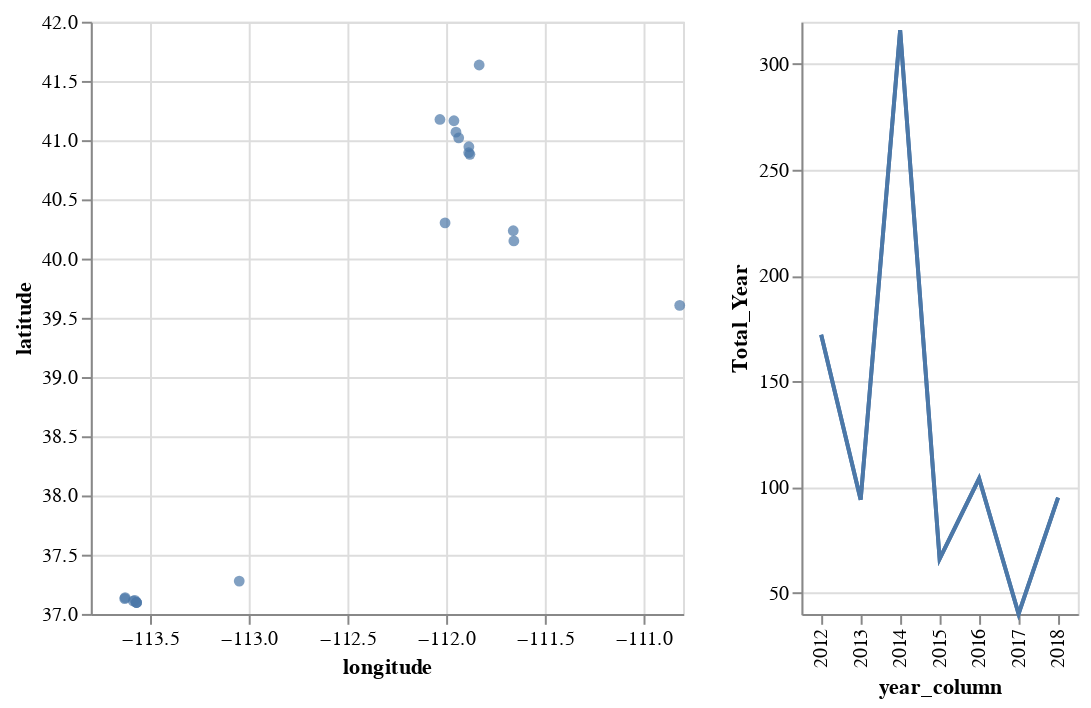

This figure's notebook cell:
### Code cell
map = alt.Chart(df_sample.iloc[::skip, :]).mark_circle().encode(
    x=alt.X('longitude:Q', scale=alt.Scale(zero=False)),
    y=alt.Y('latitude:Q', scale=alt.Scale(zero=False)),
    order='year_column'
).project('albersUsa')

map_point = map.mark_point(color='red').encode(
    opacity=alt.condition(nearest, alt.value(1), alt.value(0))
)

map + map_point | line + line.mark_line() + selectors + points + rules

### Figure 1 — Vega-Lite specification as saved in the notebook (floating-point values rounded to 4 significant figures)
{"config": {"view": {"continuousWidth": 300, "continuousHeight": 300}}, "hconcat": [{"layer": [{"mark": {"type": "circle"}, "encoding": {"order": {"field": "year_column", "type": "quantitative"}, "x": {"field": "longitude", "scale": {"zero": false}, "type": "quantitative"}, "y": {"field": "latitude", "scale": {"zero": false}, "type": "quantitative"}}, "projection": {"type": "albersUsa"}}, {"mark": {"type": "point", "color": "red"}, "encoding": {"opacity": {"condition": {"param": "param_56", "value": 1, "empty": false}, "value": 0}, "order": {"field": "year_column", "type": "quantitative"}, "x": {"field": "longitude", "scale": {"zero": false}, "type": "quantitative"}, "y": {"field": "latitude", "scale": {"zero": false}, "type": "quantitative"}}, "projection": {"type": "albersUsa"}}], "data": {"name": "data-4158b42a7eab5f9bcac9c4acba0979c9"}}, {"layer": [{"mark": {"type": "line", "tooltip": true}, "encoding": {"x": {"field": "year_column", "type": "ordinal"}, "y": {"field": "Total_Year", "scale": {"zero": false}, "type": "quantitative"}}}, {"mark": {"type": "line"}, "encoding": {"x": {"field": "year_column", "type": "ordinal"}, "y": {"field": "Total_Year", "scale": {"zero": false}, "type": "quantitative"}}}, {"data": {"name": "data-4158b42a7eab5f9bcac9c4acba0979c9"}, "mark": {"type": "point"}, "encoding": {"opacity": {"value": 0}, "x": {"field": "year_column", "type": "ordinal"}}, "name": "view_136"}, {"data": {"name": "data-4158b42a7eab5f9bcac9c4acba0979c9"}, "mark": {"type": "point", "color": "red"}, "encoding": {"opacity": {"condition": {"param": "param_56", "value": 1, "empty": false}, "value": 0}, "x": {"field": "year_column", "type": "ordinal"}, "y": {"field": "Total_Year", "scale": {"zero": false}, "type": "quantitative"}}}, {"data": {"name": "data-4158b42a7eab5f9bcac9c4acba0979c9"}, "mark": {"type": "rule", "color": "gray"}, "encoding": {"x": {"field": "year_column", "type": "ordinal"}}, "transform": [{"filter": {"param": "param_56", "empty": false}}]}], "data": {"name": "data-4158b42a7eab5f9bcac9c4acba0979c9"}}], "params": [{"name": "param_56", "select": {"type": "point", "fields": ["year_column"], "nearest": true, "on": "mouseover"}, "views": ["view_136"]}], "$schema": "https://vega.github.io/schema/vega-lite/v5.15.1.json", "datasets": {"data-4158b42a7eab5f9bcac9c4acba0979c9": [{"incident_id": 171538453, "incident_datetime": "06/07/2013 04:57:57 PM", "parent_incident_type": "Breaking & Entering", "incident_description": "BURGLARY (10-91)", "address_1": "800 Block 5450 S", "city": "SOUTH OGDEN", "latitude": 41.16, "longitude": -112.0, "hour_of_day": 16, "day_of_week": "Friday", "created_at": "06/08/2013 09:23:37 AM", "updated_at": "06/21/2013 09:23:33 AM", "Crime_Category": "Breaking & Entering", "Total": 20, "datetime_column": "2013-06-08T09:23:37", "formatted_column": "06/08/2013 09:23:37 AM", "final_date_column": "2013-06-08T09:23:37", "year_column": 2013, "Total_Year": 94}, {"incident_id": 543893270, "incident_datetime": "3/9/2004 15:03", "parent_incident_type": "Disorder", "incident_description": "LITTERING", "address_1": "FIVE SISTER * FOREMASTER", "city": "ST GEORGE", "latitude": 37.1, "longitude": -113.6, "hour_of_day": 15, "day_of_week": "Tuesday", "created_at": "9/4/2014 20:20", "updated_at": "9/4/2014 23:25", "Crime_Category": "Disorder", "Total": 62, "datetime_column": "2014-09-04T20:20:00", "formatted_column": "09/04/2014 08:20:00 PM", "final_date_column": "2014-09-04T20:20:00", "year_column": 2014, "Total_Year": 316}, {"incident_id": 843039191, "incident_datetime": "04/16/2018 08:04:50 PM", "parent_incident_type": "Community Policing", "incident_description": "Description: Animal Problem", "address_1": "3000 Block MAIN ST", "city": "SPANISH FORK", "latitude": 40.15, "longitude": -111.7, "hour_of_day": 20, "day_of_week": "Monday", "created_at": "04/19/2018 06:04:24 AM", "updated_at": "04/27/2018 04:55:45 PM", "Crime_Category": "Community Policing", "Total": 139, "datetime_column": "2018-04-19T06:04:24", "formatted_column": "04/19/2018 06:04:24 AM", "final_date_column": "2018-04-19T06:04:24", "year_column": 2018, "Total_Year": 95}, {"incident_id": 101384022, "incident_datetime": "09/14/2011 11:09:09 AM", "parent_incident_type": "Theft", "incident_description": "\"Theft,Retail\"", "address_1": "1 Block N 800 E", "city": "HYRUM", "latitude": 41.63, "longitude": -111.8, "hour_of_day": 11, "day_of_week": "Wednesday", "created_at": "03/01/2012 08:50:45 PM", "updated_at": "03/01/2012 09:26:49 PM", "Crime_Category": "Theft", "Total": 93, "datetime_column": "2012-03-01T20:50:45", "formatted_column": "03/01/2012 08:50:45 PM", "final_date_column": "2012-03-01T20:50:45", "year_column": 2012, "Total_Year": 172}, {"incident_id": 853491531, "incident_datetime": "05/07/2018 01:05:32 PM", "parent_incident_type": "Community Policing", "incident_description": "Description: Warrant Served For Other Agenc", "address_1": "100 Block N 100 WEST", "city": "PROVO", "latitude": 40.24, "longitude": -111.7, "hour_of_day": 13, "day_of_week": "Monday", "created_at": "05/10/2018 06:43:20 AM", "updated_at": "05/20/2018 08:25:04 PM", "Crime_Category": "Community Policing", "Total": 139, "datetime_column": "2018-05-10T06:43:20", "formatted_column": "05/10/2018 06:43:20 AM", "final_date_column": "2018-05-10T06:43:20", "year_column": 2018, "Total_Year": 95}, {"incident_id": 110166418, "incident_datetime": "4/28/2012 17:04", "parent_incident_type": "Family Offense", "incident_description": "FAMILY FIGHT", "address_1": "1900 Block W 1740 N", "city": "ST GEORGE", "latitude": 37.14, "longitude": -113.6, "hour_of_day": 17, "day_of_week": "Saturday", "created_at": "5/5/2012 23:06", "updated_at": "9/5/2014 2:58", "Crime_Category": "Family Offense", "Total": 49, "datetime_column": "2012-05-05T23:06:00", "formatted_column": "05/05/2012 11:06:00 PM", "final_date_column": "2012-05-05T23:06:00", "year_column": 2012, "Total_Year": 172}, {"incident_id": 764067678, "incident_datetime": "07/04/2016 11:15:01 PM", "parent_incident_type": "Fire", "incident_description": "STRUCTURE FIRE - RESIDENTIAL", "address_1": "300 Block W 1800 NORTH", "city": "CENTERVILLE", "latitude": 40.94, "longitude": -111.9, "hour_of_day": 23, "day_of_week": "Monday", "created_at": "07/05/2016 06:13:54 AM", "updated_at": "09/02/2016 08:21:46 AM", "Crime_Category": "Misc", "Total": 80, "datetime_column": "2016-07-05T06:13:54", "formatted_column": "07/05/2016 06:13:54 AM", "final_date_column": "2016-07-05T06:13:54", "year_column": 2016, "Total_Year": 104}, {"incident_id": 162298748, "incident_datetime": "05/24/2013 02:05:51 PM", "parent_incident_type": "Community Policing", "incident_description": "Description: Citizen Assist", "address_1": "2000 Block PARTRIDGE LN", "city": "EAGLE MOUNTAIN", "latitude": 40.3, "longitude": -112.0, "hour_of_day": 14, "day_of_week": "Friday", "created_at": "05/27/2013 08:02:12 AM", "updated_at": "06/05/2013 08:03:11 AM", "Crime_Category": "Community Policing", "Total": 139, "datetime_column": "2013-05-27T08:02:12", "formatted_column": "05/27/2013 08:02:12 AM", "final_date_column": "2013-05-27T08:02:12", "year_column": 2013, "Total_Year": 94}, {"incident_id": 810251709, "incident_datetime": "6/19/2017 18:06", "parent_incident_type": "Theft", "incident_description": "THEFT-MISDEMEAN", "address_1": "BY 21", "city": "ST GEORGE", "latitude": 37.28, "longitude": -113.0, "hour_of_day": 18, "day_of_week": "Monday", "created_at": "6/20/2017 12:01", "updated_at": "7/3/2017 20:02", "Crime_Category": "Theft", "Total": 93, "datetime_column": "2017-06-20T12:01:00", "formatted_column": "06/20/2017 12:01:00 PM", "final_date_column": "2017-06-20T12:01:00", "year_column": 2017, "Total_Year": 40}, {"incident_id": 860872677, "incident_datetime": "06/21/2018 03:20:58 PM", "parent_incident_type": "Vehicle Stop", "incident_description": "Traffic Stop", "address_1": "500 Block N FAIRFIELD RD", "city": "KAYSVILLE", "latitude": 41.07, "longitude": -112.0, "hour_of_day": 15, "day_of_week": "Thursday", "created_at": "06/22/2018 06:48:55 AM", "updated_at": "07/05/2018 08:35:32 AM", "Crime_Category": "Vehicle Stop", "Total": 89, "datetime_column": "2018-06-22T06:48:55", "formatted_column": "06/22/2018 06:48:55 AM", "final_date_column": "2018-06-22T06:48:55", "year_column": 2018, "Total_Year": 95}, {"incident_id": 113040587, "incident_datetime": "3/14/2011 8:03", "parent_incident_type": "Pedestrian Stop", "incident_description": "SUSP OTHER", "address_1": "1 Block W ST GEORGE BLVD", "city": "ST GEORGE", "latitude": 37.11, "longitude": -113.6, "hour_of_day": 8, "day_of_week": "Monday", "created_at": "5/23/2012 23:23", "updated_at": "9/5/2014 3:42", "Crime_Category": "Pedestrian Stop", "Total": 33, "datetime_column": "2012-05-23T23:23:00", "formatted_column": "05/23/2012 11:23:00 PM", "final_date_column": "2012-05-23T23:23:00", "year_column": 2012, "Total_Year": 172}, {"incident_id": 811972796, "incident_datetime": "07/08/2017 05:27:36 PM", "parent_incident_type": "Community Policing", "incident_description": "OUTSIDE ASSIST", "address_1": "400 Block N 200 WEST", "city": "BOUNTIFUL", "latitude": 40.89, "longitude": -111.9, "hour_of_day": 17, "day_of_week": "Saturday", "created_at": "07/09/2017 08:21:18 AM", "updated_at": "08/10/2017 08:22:28 AM", "Crime_Category": "Community Policing", "Total": 139, "datetime_column": "2017-07-09T08:21:18", "formatted_column": "07/09/2017 08:21:18 AM", "final_date_column": "2017-07-09T08:21:18", "year_column": 2017, "Total_Year": 40}, {"incident_id": 752092213, "incident_datetime": "03/08/2016 11:38:03 AM", "parent_incident_type": "Community Policing", "incident_description": "CITIZEN REQUESTING INFORMATION", "address_1": "800 Block S MAIN ST", "city": "BOUNTIFUL", "latitude": 40.88, "longitude": -111.9, "hour_of_day": 11, "day_of_week": "Tuesday", "created_at": "03/09/2016 06:55:45 AM", "updated_at": "05/07/2016 08:23:27 AM", "Crime_Category": "Community Policing", "Total": 139, "datetime_column": "2016-03-09T06:55:45", "formatted_column": "03/09/2016 06:55:45 AM", "final_date_column": "2016-03-09T06:55:45", "year_column": 2016, "Total_Year": 104}, {"incident_id": 544063218, "incident_datetime": "8/18/2004 10:08", "parent_incident_type": "Family Offense", "incident_description": "FAMILY FIGHT", "address_1": "NIP 5000", "city": "ST GEORGE", "latitude": 37.1, "longitude": -113.6, "hour_of_day": 10, "day_of_week": "Wednesday", "created_at": "9/4/2014 20:51", "updated_at": "9/5/2014 1:25", "Crime_Category": "Family Offense", "Total": 49, "datetime_column": "2014-09-04T20:51:00", "formatted_column": "09/04/2014 08:51:00 PM", "final_date_column": "2014-09-04T20:51:00", "year_column": 2014, "Total_Year": 316}, {"incident_id": 125540548, "incident_datetime": "09/05/2012 11:40:55 PM", "parent_incident_type": "Other", "incident_description": "DISTURBANCE-FAMILY (10-75)", "address_1": "4900 Block S 2125 W", "city": "ROY", "latitude": 41.17, "longitude": -112.0, "hour_of_day": 23, "day_of_week": "Wednesday", "created_at": "09/06/2012 08:51:43 AM", "updated_at": "09/16/2012 08:51:32 AM", "Crime_Category": "Other", "Total": 95, "datetime_column": "2012-09-06T08:51:43", "formatted_column": "09/06/2012 08:51:43 AM", "final_date_column": "2012-09-06T08:51:43", "year_column": 2012, "Total_Year": 172}, {"incident_id": 707538457, "incident_datetime": "03/06/2015 10:08:00 AM", "parent_incident_type": "Drugs", "incident_description": "CONTROLLED SUBSTANCE / Other Controlled Substances", "address_1": "200 Block W 400 NORTH", "city": "PRICE", "latitude": 39.6, "longitude": -110.8, "hour_of_day": 10, "day_of_week": "Friday", "created_at": "03/07/2015 08:10:51 AM", "updated_at": "09/01/2015 07:11:54 AM", "Crime_Category": "Drugs", "Total": 34, "datetime_column": "2015-03-07T08:10:51", "formatted_column": "03/07/2015 08:10:51 AM", "final_date_column": "2015-03-07T08:10:51", "year_column": 2015, "Total_Year": 66}, {"incident_id": 868280502, "incident_datetime": "08/24/2018 06:57:51 PM", "parent_incident_type": "Other", "incident_description": "Agency Assistance", "address_1": "100 Block E 950 S", "city": "KAYSVILLE", "latitude": 41.02, "longitude": -111.9, "hour_of_day": 18, "day_of_week": "Friday", "created_at": "08/25/2018 06:01:33 AM", "updated_at": "09/07/2018 09:03:21 PM", "Crime_Category": "Other", "Total": 95, "datetime_column": "2018-08-25T06:01:33", "formatted_column": "08/25/2018 06:01:33 AM", "final_date_column": "2018-08-25T06:01:33", "year_column": 2018, "Total_Year": 95}, {"incident_id": 544104893, "incident_datetime": "11/21/2005 1:11", "parent_incident_type": "Traffic", "incident_description": "DUI", "address_1": "I-15 SOUTHBOUND MILE 6", "city": "ST GEORGE", "latitude": 37.1, "longitude": -113.6, "hour_of_day": 1, "day_of_week": "Monday", "created_at": "9/4/2014 20:59", "updated_at": "9/5/2014 1:51", "Crime_Category": "Traffic", "Total": 173, "datetime_column": "2014-09-04T20:59:00", "formatted_column": "09/04/2014 08:59:00 PM", "final_date_column": "2014-09-04T20:59:00", "year_column": 2014, "Total_Year": 316}, {"incident_id": 544150133, "incident_datetime": "10/29/2005 16:10", "parent_incident_type": "Family Offense", "incident_description": "FAMILY FIGHT", "address_1": "IP *ACROSS ST FROM 2091 W 1200 N", "city": "ST GEORGE", "latitude": 37.13, "longitude": -113.6, "hour_of_day": 16, "day_of_week": "Saturday", "created_at": "9/4/2014 21:07", "updated_at": "9/5/2014 2:31", "Crime_Category": "Family Offense", "Total": 49, "datetime_column": "2014-09-04T21:07:00", "formatted_column": "09/04/2014 09:07:00 PM", "final_date_column": "2014-09-04T21:07:00", "year_column": 2014, "Total_Year": 316}, {"incident_id": 544210999, "incident_datetime": "2/25/2006 5:02", "parent_incident_type": "Liquor", "incident_description": "ALCOHOL OFFENSE", "address_1": "PINONEER PARK", "city": "ST GEORGE", "latitude": 37.12, "longitude": -113.6, "hour_of_day": 5, "day_of_week": "Saturday", "created_at": "9/4/2014 21:18", "updated_at": "9/5/2014 3:13", "Crime_Category": "Liquor", "Total": 29, "datetime_column": "2014-09-04T21:18:00", "formatted_column": "09/04/2014 09:18:00 PM", "final_date_column": "2014-09-04T21:18:00", "year_column": 2014, "Total_Year": 316}]}}
